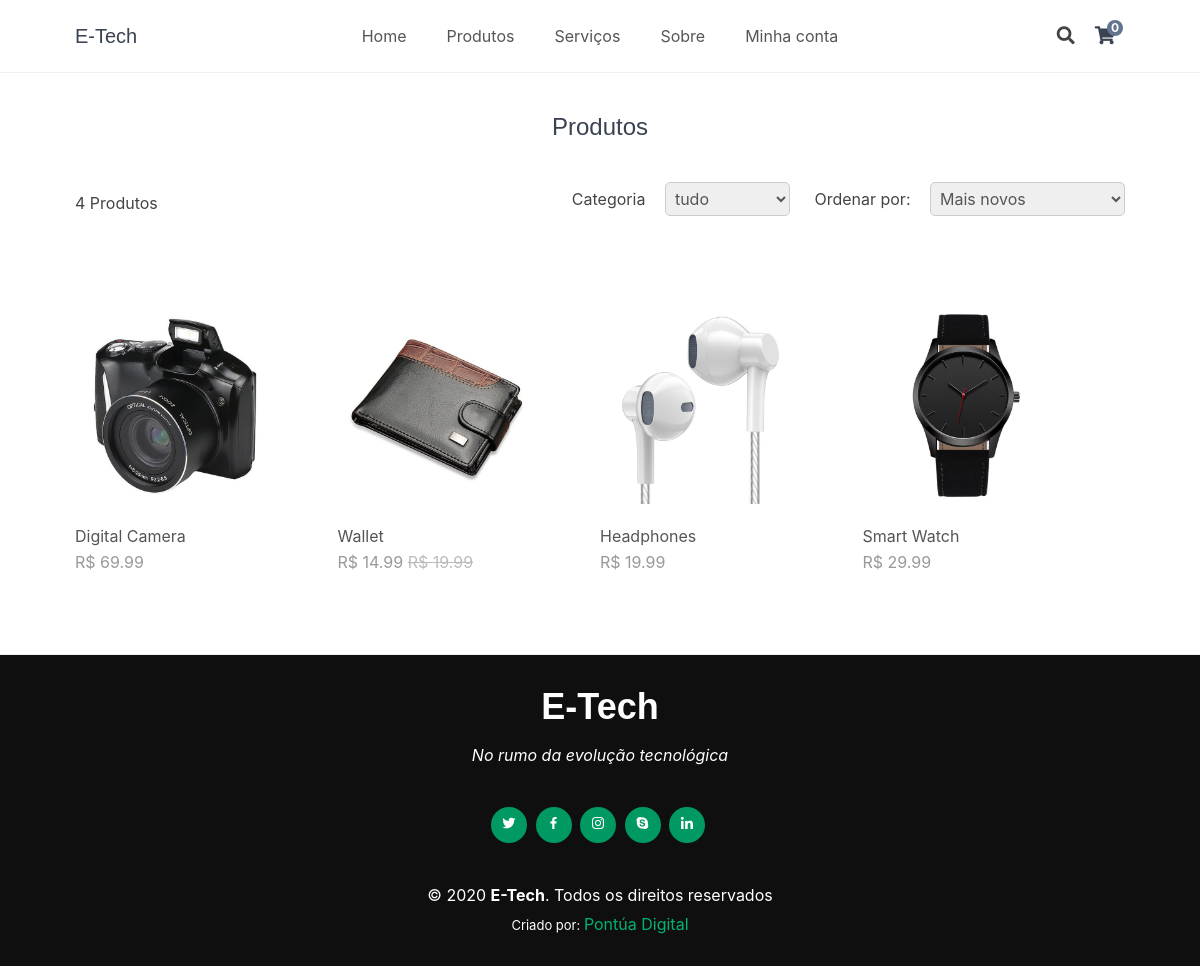
The page /index.php?page=products on the database its author committed.
### tables this page shows
CREATE TABLE IF NOT EXISTS `products` (
`id` int(11) NOT NULL,
  `name` varchar(200) NOT NULL,
  `desc` text NOT NULL,
  `price` decimal(7,2) NOT NULL,
  `rrp` decimal(7,2) NOT NULL DEFAULT '0.00',
  `quantity` int(11) NOT NULL,
  `img` text NOT NULL,
  `date_added` datetime NOT NULL DEFAULT CURRENT_TIMESTAMP
);

### index.php (called while the page is built, shortened)
<?php
include 'functions.php';
$page = isset($_GET['page']) && file_exists($_GET['page'] . '.php') ? $_GET['page'] : 'home';
include $page . '.php';
?>

### products.php (the view, shortened to what this page needs)
<?php
$stmt = $pdo->query('SELECT * FROM categories');
$stmt->execute();
$category = isset($_GET['category']) ? $_GET['category'] : 'all';
$category_sql = '';
$sort = isset($_GET['sort']) ? $_GET['sort'] : 'sort3';
$num_products_on_each_page = 8;
$current_page = isset($_GET['p']) && is_numeric($_GET['p']) ? (int)$_GET['p'] : 1;
if ($sort == 'sort1') {
    $stmt = $pdo->prepare('SELECT p.* FROM products p ' . $category_sql . ' ORDER BY p.name ASC LIMIT :page,:num_products');
} elseif ($sort == 'sort2') {
    $stmt = $pdo->prepare('SELECT p.* FROM products p ' . $category_sql . ' ORDER BY p.name DESC LIMIT :page,:num_products');
} elseif ($sort == 'sort3') {
    $stmt = $pdo->prepare('SELECT p.* FROM products p ' . $category_sql . ' ORDER BY p.date_added DESC LIMIT :page,:num_products');
} elseif ($sort == 'sort4') {
    $stmt = $pdo->prepare('SELECT p.* FROM products p ' . $category_sql . ' ORDER BY p.date_added ASC LIMIT :page,:num_products');
} else {
    $stmt = $pdo->prepare('SELECT p.* FROM products p ' . $category_sql . ' LIMIT :page,:num_products');
}
$stmt->bindValue(':page', ($current_page - 1) * $num_products_on_each_page, PDO::PARAM_INT);
$stmt->bindValue(':num_products', $num_products_on_each_page, PDO::PARAM_INT);
$stmt->execute();
$products = $stmt->fetchAll(PDO::FETCH_ASSOC);
$stmt = $pdo->prepare('SELECT COUNT(*) FROM products p ' . $category_sql);
$stmt->execute();
$total_products = $stmt->fetchColumn()
?>
<?=template_header('E-Tech/Produtos')?>
<div class="products content-wrapper">
    <h1>Produtos</h1>
    <div class="products-header">
        <p><?=$total_products?> Produtos</p>
        <form action="" method="get" class="products-form">
            <label class="category">
                Categoria
                <select name="category">
                    <option value="all"<?=($category == 'all' ? ' selected' : '')?>>tudo</option>
                </select>
            </label>
            <label class="sortby">
                Ordenar por:
                <select name="sort">
                    <option value="sort3"<?=($sort == 'sort3' ? ' selected' : '')?>>Mais novos</option>
                </select>
            </label>
        </form>
    </div>
    <div class="products-wrapper">
        <?php foreach ($products as $product): ?>
        <a href="index.php?page=product&id=<?=$product['id']?>" class="product">
            <img src="imgs/<?=$product['img']?>" width="200" height="200" alt="<?=$product['name']?>">
            <span class="name"><?=$product['name']?></span>
            <span class="price">
                <?=currency_code?><?=number_format($product['price'],2)?>
                <?php if ($product['rrp'] > 0): ?>
                <span class="rrp"><?=currency_code?><?=number_format($product['rrp'],2)?></span>
                <?php endif; ?>
            </span>
        </a>
        <?php endforeach; ?>
    </div>
    <div class="buttons">
    </div>
</div>
<?=template_footer()?>

### functions.php (shortened to what this page needs)
<?php
function template_header($title) {
$num_items_in_cart = isset($_SESSION['cart']) ? count($_SESSION['cart']) : 0;
$site_name = site_name;
$admin_link = isset($_SESSION['account_loggedin']) && $_SESSION['account_admin'] ? '<a href="admin/index.php" target="_blank">Admin</a>' : '';
$logout_link = isset($_SESSION['account_loggedin']) ? '<a title="Logout" href="index.php?page=logout"><i class="fas fa-sign-out-alt"></i></a>' : '';
echo <<<EOT
<!DOCTYPE html>
<html>
	<head>
		<meta charset="utf-8">
		<meta name="viewport" content="width=device-width,minimum-scale=1">
		<title>$title</title>
        <link rel="icon" type="image/png" href="favicon.png">
		<link href="style.css" rel="stylesheet" type="text/css">
		<link rel="stylesheet" href="https://use.fontawesome.com/releases/v5.7.1/css/all.css">
  <link href="assets/vendor/bootstrap/css/bootstrap.min.css" rel="stylesheet">
  <link href="assets/vendor/icofont/icofont.min.css" rel="stylesheet">
  <link href="assets/vendor/boxicons/css/boxicons.min.css" rel="stylesheet">
  <link href="assets/vendor/remixicon/remixicon.css" rel="stylesheet">
  <link href="assets/vendor/venobox/venobox.css" rel="stylesheet">
  <link href="assets/vendor/owl.carousel/assets/owl.carousel.min.css" rel="stylesheet">
  <link href="assets/css/style.css" rel="stylesheet">
	</head>
	<body>
        <header>
            <div class="content-wrapper">
                <h1>$site_name</h1>
                <nav>
                    <a href="index.php">Home</a>
                    <a href="index.php?page=products">Produtos</a>
                     <a href="index.php?page=servicos">Serviços</a>
                    <a href="index.php?page=sobre">Sobre</a>
					         <a href="index.php?page=myaccount">Minha conta</a>
                    $admin_link
                </nav>
                <div class="link-icons">
                    <div class="search">
						<i class="fas fa-search"></i>
						<input type="text" placeholder="Search...">
					</div>
                    <a href="index.php?page=cart" title="Shopping Cart">
						<i class="fas fa-shopping-cart"></i>
						<span>$num_items_in_cart</span>
					</a>
                    $logout_link
					<a class="responsive-toggle" href="#">
						<i class="fas fa-bars"></i>
					</a>
                </div>
            </div>
        </header>
        <main>
EOT;
}
function template_footer() {
echo <<<EOT
        </main>
       <br><br><br><br><br><br><br><br>
  <footer id="footer">
    <div class="container">
      <h3>E-Tech</h3>
      <p>No rumo da evolução tecnológica</p>
      <div class="social-links">
        <a href="#" class="twitter"><i class="bx bxl-twitter"></i></a>
        <a href="#" class="facebook"><i class="bx bxl-facebook"></i></a>
        <a href="#" class="instagram"><i class="bx bxl-instagram"></i></a>
        <a href="#" class="google-plus"><i class="bx bxl-skype"></i></a>
        <a href="#" class="linkedin"><i class="bx bxl-linkedin"></i></a>
      </div>
      <div class="copyright">
        &copy; 2020 <strong><span>E-Tech</span></strong>. Todos os direitos reservados
      </div>
      <div class="credits">
        Criado por: <a href="https://pontuadigital.com.br">Pontúa Digital</a>
      </div>
    </div>
  </footer>
  <div id="preloader"></div>
  <a href="#" class="back-to-top"><i class="ri-arrow-up-line"></i></a>
        <script src="script.js"></script>
  <script src="assets/vendor/jquery/jquery.min.js"></script>
  <script src="assets/vendor/bootstrap/js/bootstrap.bundle.min.js"></script>
  <script src="assets/vendor/jquery.easing/jquery.easing.min.js"></script>
  <script src="assets/vendor/php-email-form/validate.js"></script>
  <script src="assets/vendor/waypoints/jquery.waypoints.min.js"></script>
  <script src="assets/vendor/counterup/counterup.min.js"></script>
  <script src="assets/vendor/isotope-layout/isotope.pkgd.min.js"></script>
  <script src="assets/vendor/venobox/venobox.min.js"></script>
  <script src="assets/vendor/owl.carousel/owl.carousel.min.js"></script>
  <script src="assets/js/main.js"></script>
    </body>
</html>
EOT;
}
?>

### style.css (style rules this page uses)
* { box-sizing: border-box; font-family: -apple-system, BlinkMacSystemFont, "segoe ui", roboto, oxygen, ubuntu, cantarell, "fira sans", "droid sans", "helvetica neue", Arial, sans-serif; font-size: 16px; -webkit-font-smoothing: antialiased; -moz-osx-font-smoothing: grayscale; }
html { height: 100%; }
body { position: relative; min-height: 100%; color: #555555; background-color: #FFFFFF; margin: 0; padding-bottom: 100px; }
h1, h2, h3, h4, h5 { color: #394352; }
.content-wrapper { width: 1050px; margin: 0 auto; }
header { position: relative; border-bottom: 1px solid #EEEEEE; }
header .content-wrapper { display: flex; }
header h1 { display: flex; flex-grow: 1; flex-basis: 0; font-size: 20px; margin: 0; padding: 24px 0; }
header nav { display: flex; flex-grow: 1; flex-basis: 0; justify-content: center; align-items: center; }
header nav a { white-space: nowrap; text-decoration: none; color: #555555; padding: 10px 10px; margin: 0 10px; }
header .link-icons { display: flex; flex-grow: 1; flex-basis: 0; justify-content: flex-end; align-items: center; position: relative; }
header .link-icons .search i { font-size: 18px; padding: 0 10px; cursor: pointer; }
header .link-icons a { position: relative; text-decoration: none; color: #394352; padding: 0 10px; }
header .link-icons a i { font-size: 18px; }
header .link-icons a span { display: inline-block; text-align: center; background-color: #63748e; border-radius: 50%; color: #FFFFFF; font-size: 12px; line-height: 16px; width: 16px; height: 16px; font-weight: bold; position: absolute; top: -4px; right: 2px; }
main .recentlyadded .products, main .products .products-wrapper { display: flex; flex-wrap: wrap; align-items: center; padding: 40px 0 0 0; }
main .recentlyadded .products .product, main .products .products-wrapper .product { display: block; overflow: hidden; text-decoration: none; width: 25%; padding-bottom: 60px; }
main .recentlyadded .products .product img, main .products .products-wrapper .product img { transform: scale(1); transition: transform 1s; }
main .recentlyadded .products .product .name, main .products .products-wrapper .product .name { display: block; color: #555555; padding: 20px 0 2px 0; }
main .recentlyadded .products .product .price, main .products .products-wrapper .product .price { display: block; color: #999999; }
main .recentlyadded .products .product .rrp, main .products .products-wrapper .product .rrp { color: #BBBBBB; text-decoration: line-through; }
main > .products h1 { display: block; font-weight: normal; margin: 0; padding: 40px 0; font-size: 24px; text-align: center; width: 100%; }
main > .products .products-header { display: flex; justify-content: space-between; align-items: center; padding-bottom: 40px; }
main > .products .products-header p { margin: 0; }
main > .products .products-header label { padding-left: 20px; }
main > .products .products-header select { padding: 5px; margin-left: 15px; border: 1px solid #ccc; color: #555555; border-radius: 5px; }
main > .products .buttons { text-align: right; padding-bottom: 40px; }
footer { position: absolute; bottom: 0; border-top: 1px solid #EEEEEE; padding: 20px 0; width: 100%; }

### assets/css/style.css (style rules this page uses)
body { font-family: "Open Sans", sans-serif; color: #444444; }
a { color: #009961; }
h1, h2, h3, h4, h5, h6 { font-family: "Raleway", sans-serif; }
#footer { background: #0f0f0f; color: #fff; font-size: 14px; text-align: center; padding: 30px 0; }
#footer h3 { font-size: 36px; font-weight: 700; color: #fff; position: relative; font-family: "Poppins", sans-serif; padding: 0; margin: 0 0 15px 0; }
#footer p { font-size: 15; font-style: italic; padding: 0; margin: 0 0 40px 0; }
#footer .social-links { margin: 0 0 40px 0; }
#footer .social-links a { font-size: 18px; display: inline-block; background: #009961; color: #fff; line-height: 1; padding: 8px 0; margin-right: 4px; border-radius: 50%; text-align: center; width: 36px; height: 36px; transition: 0.3s; }
#footer .copyright { margin: 0 0 5px 0; }
#footer .credits { font-size: 13px; }
#footer .credits a { color: #00b371; transition: 0.3s; }

### rows shown on the page
products: img (picture), name "Digital Camera", price "69.99"
products: img (picture), name "Wallet", price "14.99", rrp "19.99"
products: img (picture), name "Headphones", price "19.99"
products: img (picture), name "Smart Watch", price "29.99"

### other values the page prints
$site_name "E-Tech"
$num_items_in_cart "0"
$total_products "4"
